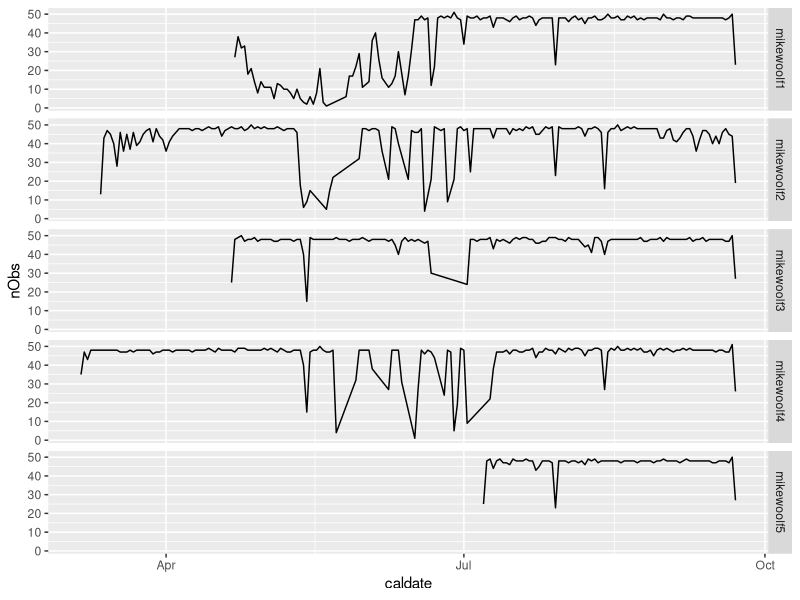

Reproduce this figure in R.
#===========================================================================#
# script0_head_data_files.R
#
# Show that file structures are equivalent
# 1. Load 2019 and 2020 data sets
# 2. Observations, time period and time interval
#
#===========================================================================#

library(tidyverse)

##### LOAD SEASON-LONG DATA SETS ############################################

# Load season-long count data sets for five traps in 2019 and 2020

allsites19 <- readr::read_csv("./data/allsites_y19.csv")
allsites20 <- readr::read_csv("./data/allsites_y20.csv")

# Show size and top lines of the count data tibbles

allsites19
# A tibble: 38,202 x 6
#   datetime            pest_nmbr pest_dif reviewed event site     
#   <dttm>                  <dbl>    <dbl> <chr>    <chr> <chr>    
# 1 2019-04-26 13:56:00         7        7 Yes      NA    UCKearney
# 2 2019-04-26 14:56:00         7        0 Yes      NA    UCKearney

allsites20
# A tibble: 31,726 x 6
#   datetime            pest_nmbr pest_dif reviewed event site      
#   <dttm>                  <dbl>    <dbl> <chr>    <chr> <chr>     
# 1 2020-04-22 03:18:00         5        4 Yes      NA    mikewoolf1
# 2 2020-04-22 05:02:00         7        2 Yes      NA    mikewoolf1

# Load temperature data for each trap in 2019 and 2020

alltemps19 <- read_csv("./data/trapview_temps_degf_y19.csv")
alltemps20 <- read_csv("./data/trapview_temps_degf_y20.csv")

# Show size and top lines of the temperature data tibbles

alltemps19
# A tibble: 18,969 x 6
#   site      Date_time           degf_avg degf_lo degf_hi rh_avg
#   <chr>     <dttm>                 <dbl>   <dbl>   <dbl>  <dbl>
# 1 UCKearney 2019-05-16 17:00:00     56.1    55.4    56.8   83.0
# 2 UCKearney 2019-05-16 18:00:00     57.5    56.1    58.6   81.7
# 3 UCKearney 2019-05-16 19:00:00     55.0    53.8    56.8   90.4

alltemps20
# A tibble: 17,580 x 6
#   Date_time           degf_avg degf_lo degf_hi rh_avg site 
#   <dttm>                 <dbl>   <dbl>   <dbl>  <dbl> <chr>
# 1 2020-04-22 02:00:00     51.5    50.2    52.5   90.3 MWT1 
# 2 2020-04-22 03:00:00     49.5    48.9    49.8   93.8 MWT1 
# 3 2020-04-22 04:00:00     49.7    48.9    50.4   94.2 MWT1 


##### FURTHER CHARACTERIZE SEASON-LONG DATA SETS ############################

# Determine date range and number of observations for each of the 2019 traps

ovrvw_events19 <- allsites19 %>%
  group_by(site) %>% 
  summarise(nObs = sum(!is.na(pest_dif)),
            min_date = as.Date(min(datetime)),
            max_date = as.Date(max(datetime)))
ovrvw_events19
# A tibble: 5 x 4
#   site         nObs min_date   max_date  
#   <chr>       <int> <date>     <date>    
# 1 MWoolf_east  6274 2019-06-04 2019-10-31
# 2 MWoolf_west  7525 2019-05-22 2019-10-31
# 3 Perez        7099 2019-06-03 2019-11-04
# 4 UCKearney    8244 2019-04-26 2019-11-04
# 5 usda         9056 2019-04-24 2019-10-31


# Determine date range and number of observations for each of the 2020 traps

ovrvw_events20 <- allsites20 %>% 
  group_by(site) %>% 
  summarise(nObs = sum(!is.na(pest_dif)),
            min_date = as.Date(min(datetime)),
            max_date = as.Date(max(datetime)))
ovrvw_events20
# A tibble: 5 x 4
# site        nObs min_date   max_date  
#   <chr>      <int> <date>     <date>    
# 1 mikewoolf1  5337 2020-04-22 2020-09-22
# 2 mikewoolf2  7736 2020-03-12 2020-09-22
# 3 mikewoolf3  6782 2020-04-21 2020-09-22
# 4 mikewoolf4  8215 2020-03-06 2020-09-22
# 5 mikewoolf5  3656 2020-07-07 2020-09-22

# Determine interval between events in the count data. Note that sometimes the
# traps captured photos every 30 minutes and sometimes (early season) it was
# every 60 minutes. Start with 2019 data set

# Examine the "event" variable. Is it mostly NA? How important is it?

length(allsites19$event[!is.na(allsites19$event)])

# 147 of ~38,000 obs have a value other than NA 

unique(allsites19$event) 
# [1] NA                       "Sticky roll tweak"      "Replace of sticky roll"

# drop event which is 95% NA and not essential. Use Base R to drop, then select
# only complete records

allsites19 <- allsites19[ ,-5] 
allsites19 <- allsites19[complete.cases(allsites19), ] 

# retains 95% of obs. Now making site into a factor to use it with the split function
# Looks like x has to be a factor for this to work

allsites19$site <- factor(allsites19$site, levels = unique(allsites19$site))

allsites19_L <- split(allsites19, f = allsites19$site)
allsites19_L[[1]][1:6,] 
allsites19_L[[2]][1:6,] 
allsites19_L[[3]][1:6,] 
allsites19_L[[4]][1:6,] 
allsites19_L[[5]][1:6,] 

# split made this into a list containing 5 data frames. Notation above
# is a klunky way of heading each. Subset back out entire data sets

UCKearney  <- allsites19_L[[1]]
MWoolf_east  <- allsites19_L[[2]]
MWoolf_west  <- allsites19_L[[3]]
Perez  <- allsites19_L[[4]]
usda <- allsites19_L[[5]]

# Pull all times out of UCKearney and place in a vector to examine getting time 
# differences. First verify length and show the first 10 values of this vector.
# Note that times are Pacific Daylight, but R pressumes universal time (UTC)

dtimes1 <- UCKearney$datetime  # 8244 values
length(dtimes1[!is.na(dtimes1)]) 
dtimes1[1:10]
# [1] "2019-04-26 13:56:00 UTC" "2019-04-26 14:56:00 UTC" "2019-04-26 15:57:00 UTC" "2019-04-26 16:56:00 UTC"
# [5] "2019-04-26 17:57:00 UTC" "2019-04-26 18:57:00 UTC" "2019-04-26 19:58:00 UTC" "2019-04-26 20:58:00 UTC"
# [9] "2019-04-26 21:58:00 UTC" "2019-04-26 22:58:00 UTC"

# One approach it to get the interval between the times in "dtimes1".
# Use diff() with units()<- to control unit

b <- diff(dtimes1)
units(b) <- "mins"
length(b) 

# 8243 obs, 1 less than dtimes. Show first 10 values

b[1:10]
# Time differences in mins
# [1] 60 61 59 61 60 61 60 60 60 60

# Show unique values

unique(b)


### Try using diff within the dataframe
MWoolf_west$dif_time[2:nrow(MWoolf_west)] <- diff(MWoolf_west$datetime)
MWoolf_west$dif_time <- MWoolf_west$dif_time/60 
    # manually convert from seconds to minutes

### What time intervals are frequent?
MWoolf_west %>% 
  group_by(dif_time) %>% 
  summarise(nObs = n()) %>% 
  filter(nObs > 10)
# A tibble: 9 x 2
# dif_time  nObs
#     <dbl> <int>
# 1   0.0167    49
# 2  25        118
# 3  29         30
# 4  30.0       41
# 5  30       6261
# 6  31        749
# 7  55         36
# 8  60        131
# 9  61         32
    # Various time intervals, hard to say why without comments column

## How many observations per day? This is simpler and cruder approach

### Starting with 2019 data

MWoolf_west$caldat <- as.Date(MWoolf_west$datetime)

Mwwest2 <- MWoolf_west %>% 
  group_by(caldat) %>% 
  summarise(nObs = n())
   # Before 2019-05-30 one image per hour; after 2
Mwwest2
Mwwest2[Mwwest2$nObs > 25, ]
  # First date with >25 is 5/31


MWoolf_east$caldat <- as.Date(MWoolf_east$datetime)

Mweast2 <- MWoolf_east %>% 
  group_by(caldat) %>% 
  summarise(nObs = n())

Mweast2
Mweast2[Mweast2$nObs > 25, ]
  # First date with >25 is 6/14

Perez$caldat <- as.Date(Perez$datetime)

Perez2 <- Perez %>% 
  group_by(caldat) %>% 
  summarise(nObs = n())

Perez2
Perez2[Perez2$nObs > 25, ]
  # First date with >25 is 6/04. More consistent after 6/14

UCKearney$caldat <- as.Date(UCKearney$datetime)

UCKearney2 <- UCKearney %>% 
  group_by(caldat) %>% 
  summarise(nObs = n())

UCKearney2
UCKearney2[UCKearney2$nObs > 25, ]
   # Consistently ~48/day from 5/31 on

usda$caldat <- as.Date(usda$datetime)

usda2 <- usda %>% 
  group_by(caldat) %>% 
  summarise(nObs = n())

usda2
usda2[usda2$nObs > 25, ]
   # Consistently ~48/day from 4/27 on

### Continuing with 2020 dat

allsites20 <- allsites20[ ,-5] 
allsites20 <- allsites20[complete.cases(allsites20), ]
allsites20

# Create temporary data frame containing readings per day

x <- allsites20 %>% 
  mutate(caldate = as.Date(datetime)) %>% # group into days
  group_by(site, caldate) %>% 
  summarise(nObs = n())

# Plot readings per day by site

ggplot(x, aes(x = caldate, y = nObs)) +
  geom_line() + 
  facet_grid(site ~ .)

# When needed filter x for 



